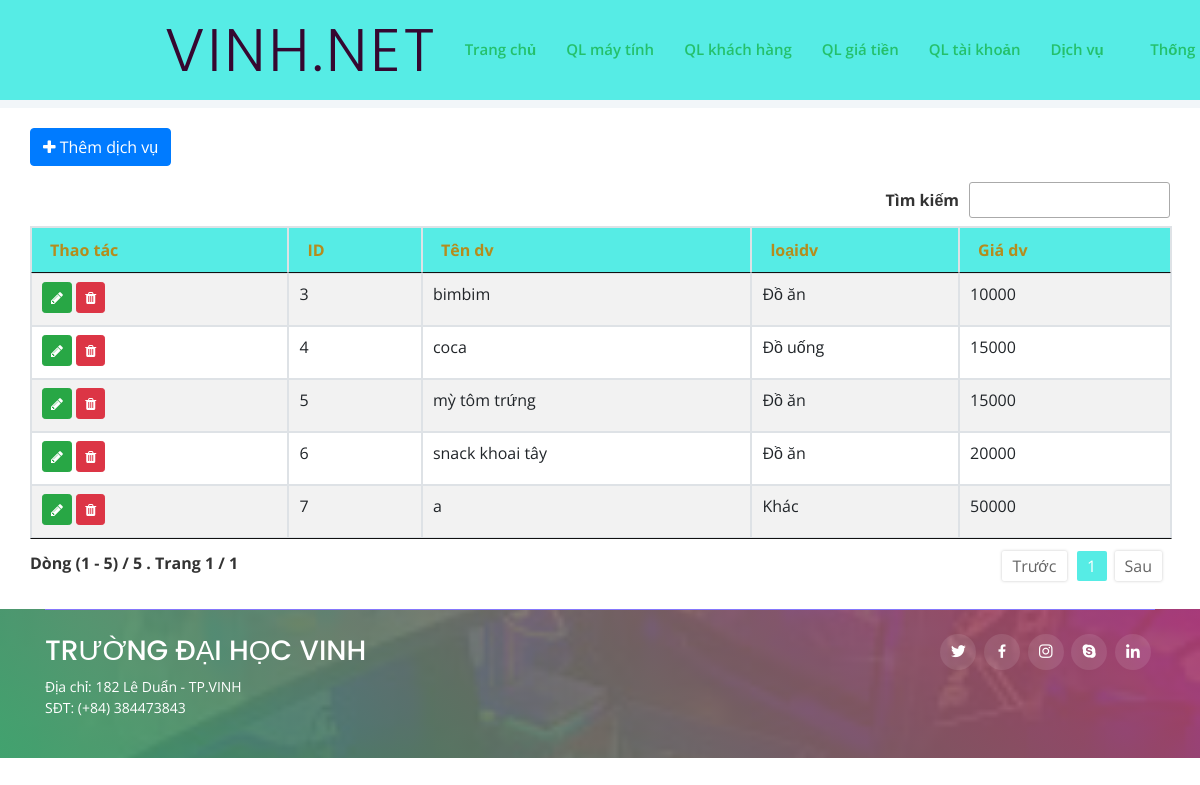
/ql-dich-vu.php (signed in), run on the app's committed database.
### tables this page shows
CREATE TABLE `dichvu` (
  `iddv` int(11) NOT NULL,
  `tendv` varchar(50) NOT NULL,
  `loaidv` varchar(50) NOT NULL,
  `giadv` int(11) NOT NULL
);

### ql-dich-vu.php (the view, shortened to what this page needs)
<?php
require_once('./include/function.php');
require_once('./header.php');
$querydichvu = mysqli_query($conn, "SELECT * FROM `dichvu` WHERE 1");
?>
<div class="row">
    <button id="submit" class="btn btn-primary mb-3" data-toggle="modal" data-target="#exampleModal" data-title="Thêm thông tin dịch vụ" data-type="insert"><i class="fa fa-plus"></i> Thêm dịch vụ</button>
    <table id="datatable" style="width:100%" class="table table-striped table-bordered">
        <thead>
            <tr>
                <th>Thao tác</th>
                <th>ID</th>
                <th>Tên dv</th>
                <th>loạidv</th>
                <th>Giá dv</th>
            </tr>
        </thead>
        <tbody>
            <?php
            if ($querydichvu && $querydichvu->num_rows > 0) {
                while ($row = mysqli_fetch_assoc($querydichvu)) {
            ?>
                    <tr>
                    <td>
                            <a href="#" class="btn btn-sm btn-success mb-1" title="Sửa" data-toggle="modal" data-target="#exampleModal" data-title="Cập nhật thông tin dịch vụ" data-type="update" data-id="<?= $row['iddv'] ?>" data-tendv="<?= $row['tendv'] ?>" data-loaidv="<?= $row['loaidv'] ?>" data-giadv="<?= $row['giadv'] ?>">
                                <i class="fa fa-pencil"></i>
                            </a>
                            <a href="#" class="btn btn-sm btn-danger mb-1" title="Xóa" data-toggle="modal" data-target="#exampleModal2" data-tendv="<?= $row['tendv'] ?>" data-id="<?= $row['iddv'] ?>">
                                <i class="fa fa-trash"></i>
                            </a>
                        </td>
                        <td><?= $row['iddv'] ?></td>
                        <td><?= $row['tendv'] ?></td>
                        <td><?= $row['loaidv'] ?></td>
                        <td><?= $row['giadv'] ?></td>
                    </tr>
            <?php
                }
            }
            ?>
        </tbody>
    </table>
</div>
<?php
require_once('./footer.php');
?>

### assets/css/styleDatatable.css (style rules this page uses)
table.dataTable { width:100%;margin:0 auto;clear:both;border-collapse:separate;border-spacing:0 }
table.dataTable thead th,table.dataTable tfoot th { font-weight:bold }
table.dataTable thead th,table.dataTable thead td { padding:10px 18px;border-bottom:1px solid #111 }
table.dataTable thead .sorting,table.dataTable thead .sorting_asc,table.dataTable thead .sorting_desc,table.dataTable thead .sorting_asc_disabled,table.dataTable thead .sorting_desc_disabled { cursor:pointer;*cursor:hand;background-repeat:no-repeat;background-position:center right }
table.dataTable tbody tr { background-color:#fff }
table.dataTable tbody th,table.dataTable tbody td { padding:8px 10px }
table.dataTable.no-footer { border-bottom:1px solid #111 }
table.dataTable,table.dataTable th,table.dataTable td { box-sizing:content-box }

### assets/css/style.css (style rules this page uses)
body { font-family: "Open Sans", sans-serif; color: #50043c; cursor: url(../cursor/xanhla.cur), auto; }
a { color: #012203; }
table.dataTable thead tr { background: #56ece5; color: #b58c1d; }
table.dataTable thead th { vertical-align: middle; }

### data on the page
dichvu: iddv "3", tendv "bimbim", loaidv "Đồ ăn", giadv "10000"
dichvu: iddv "4", tendv "coca", loaidv "Đồ uống", giadv "15000"
dichvu: iddv "5", tendv "mỳ tôm trứng", loaidv "Đồ ăn", giadv "15000"
dichvu: iddv "6", tendv "snack khoai tây", loaidv "Đồ ăn", giadv "20000"
dichvu: iddv "7", tendv "a", loaidv "Khác", giadv "50000"
